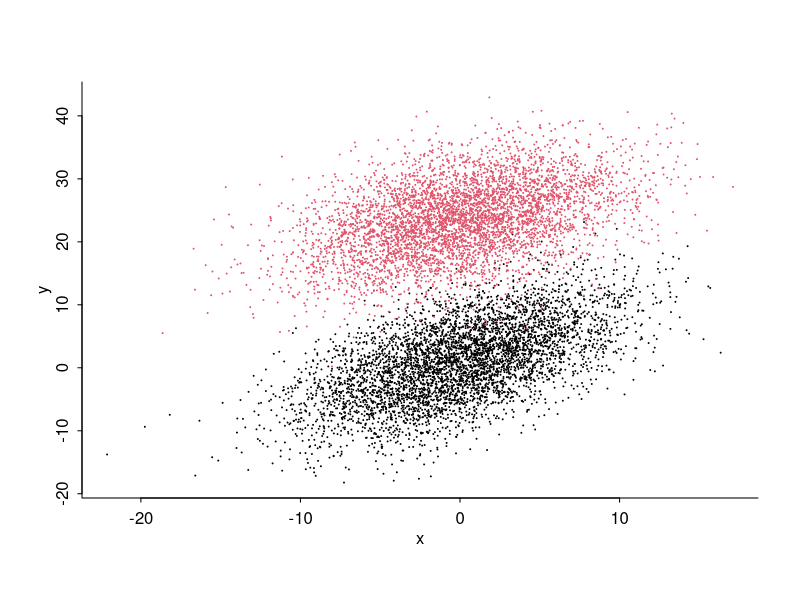

This chart was generated by the following R code:
n <- 10000
x <- rnorm(n,0,5)
z <- rep(c(0,1),n/2,replacemen=TRUE)
a <- 1
b <- 0.7
theta <- (20 - 0.2 * x) + runif(n,0,5)
sigma <- 5
y <- a + b * x + theta * z + rnorm(n,0,sigma)

corrs <- rep(NA,2)
for (j in 1:2){
    corrs[j] <- cor(x[z==(j-1)],y[z==(j-1)])
}

par(tck=-0.01,mgp=c(1.5,0.5,0))
plot(x,y,bty='l',type='n')
for (j in 1:2){
    points(x[z==(j-1)],y[z==(j-1)],pch=20,col=j,cex=0.1)
}



model = function(x, z, a, b){
    y = rep(0, length(x))
    for (i in 1:length(x)){
        if (z[i] == 1){
            y[i] = a * x[i] + b
        } else {
            y[i] = x[i]
        }
    }
}